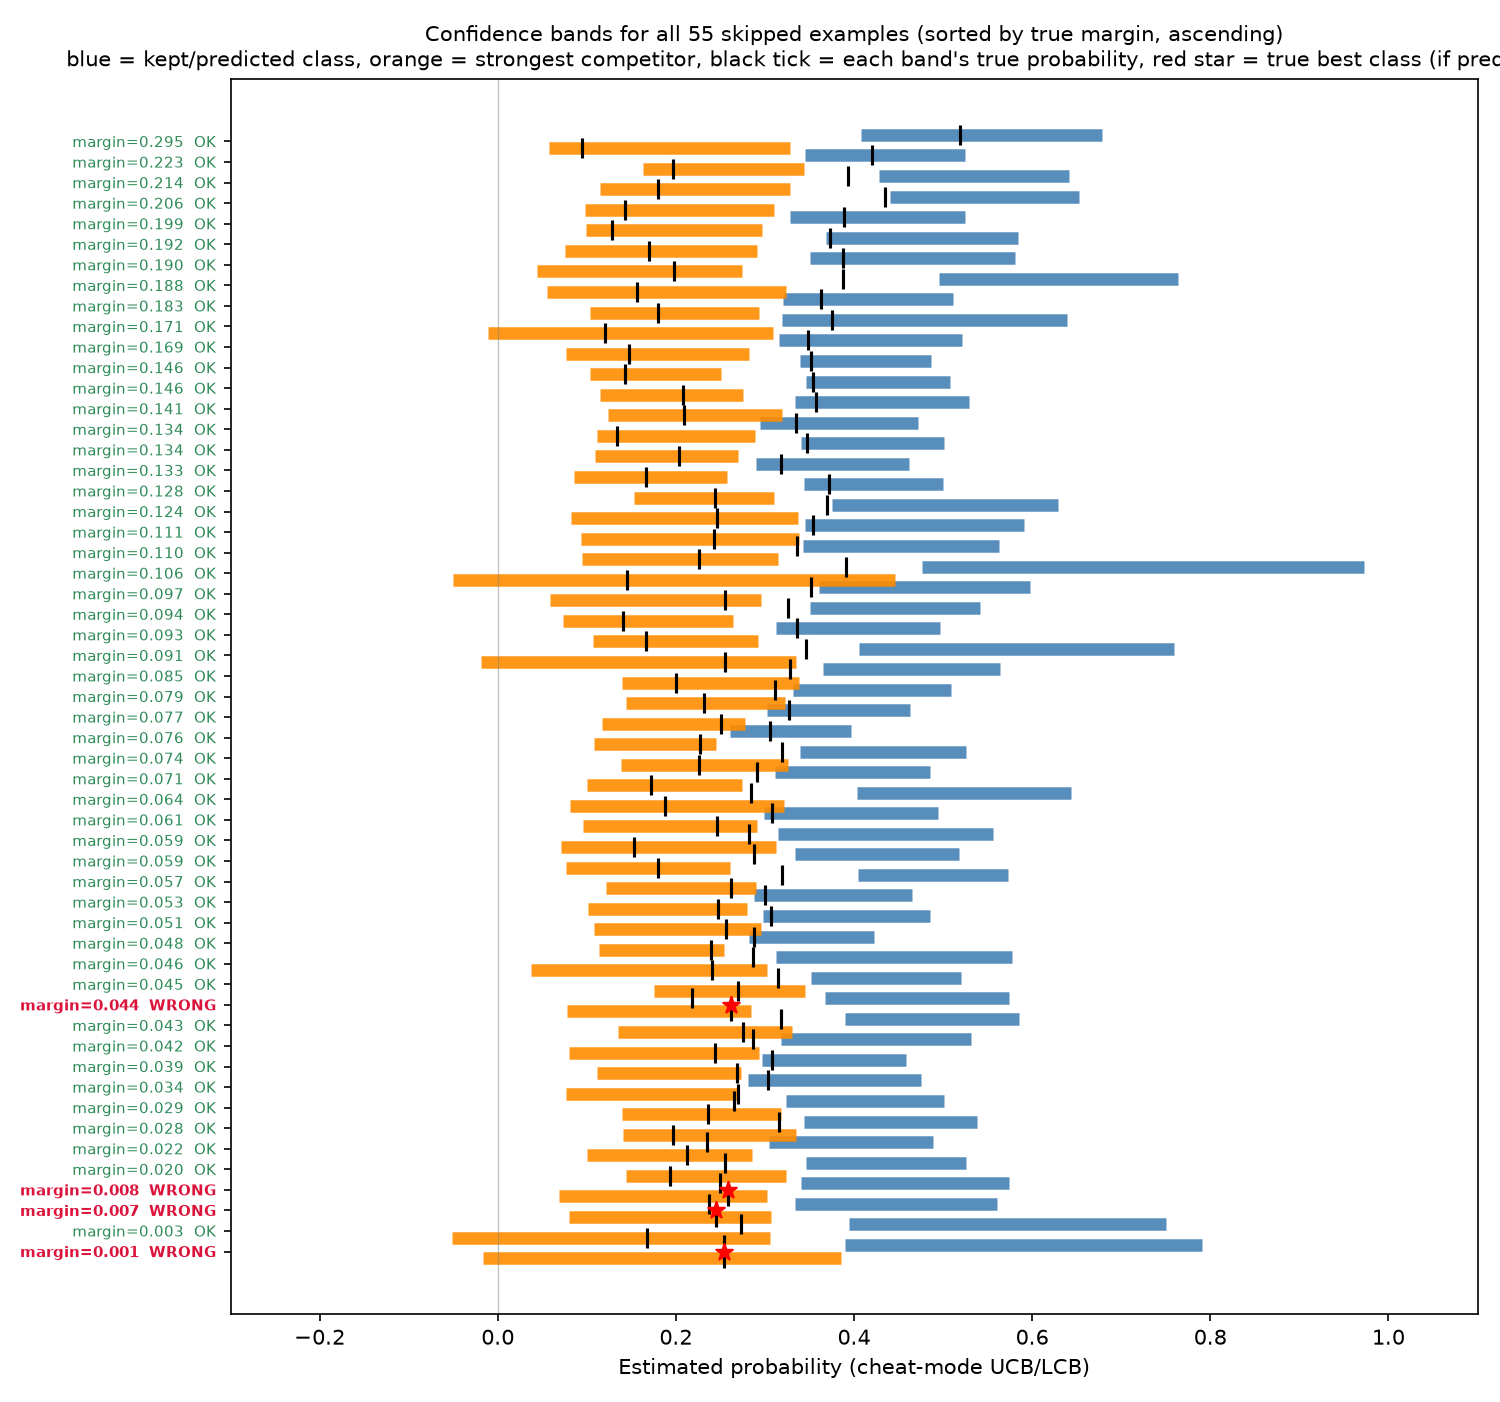

Reproduce this figure in Python.
"""
For every example COAL chose to SKIP (55 of them, in the standard
filtered+augmented cheat-mode run), show the actual confidence bands that
drove that decision: the estimated [LCB,UCB] for the class COAL kept as
"possibly optimal" (its prediction), and for the strongest remaining
competitor (highest UCB among the other classes) -- these are exactly the
two bands _should_query compares. Overlaid tick marks show the TRUE
probability of the predicted class and of the true Bayes-optimal class
(when they differ), so you can see directly whether the skip decision's
bands reflected reality or were an artifact of estimation noise.

Rows are sorted by true margin (ascending) and colored by whether the skip
was actually correct, so the smallest-margin / most dangerous skips are
grouped together at one end.
"""

import numpy as np
import matplotlib
matplotlib.use('Agg')
import matplotlib.pyplot as plt

from coal_cheat import CheatCOAL
from experiment_linear_synthetic_filtered import generate_filtered_dataset
from difficulty import margins


def diagram_skip_bands(delta=0.5, K=5, d=20, N=2000, seed=23):
    X, y, U, true_probs, n_rejected, n_drawn = generate_filtered_dataset(K=K, d=d, N=N, seed=seed)
    split = int(0.8 * N)
    X_train, y_train = X[:split], y[:split]
    T = len(X_train)
    X_train_aug = np.hstack([X_train, np.ones((T, 1))])

    all_p_train = np.array([true_probs(x) for x in X_train])
    margin_train = margins(all_p_train)
    true_best_train = np.argmax(all_p_train, axis=1)

    coal = CheatCOAL(K=K, d=d + 1, reg=1.0, delta=delta, burn_in=20)
    rows = []

    for i in range(T):
        all_fit = all(m.is_fit for m in coal.models)
        had_prediction = all_fit and (coal.step >= coal.burn_in)
        pred = coal.predict(X_train_aug[i]) if all_fit else None
        ucb, lcb = (coal._get_ucb_lcb(X_train_aug[i]) if had_prediction else (None, None))

        queried = coal.observe(X_train_aug[i], y_train[i], active=True)

        is_burn_in_force = (i < coal.burn_in) or (not all_fit)
        if had_prediction and not is_burn_in_force and not queried:
            # The two bands _should_query actually compares: the kept class
            # (highest LCB) and the strongest remaining competitor (highest
            # UCB among the rest).
            best_k = np.argmax(lcb)
            rest = [k for k in range(K) if k != best_k]
            runner_k = rest[np.argmax(ucb[rest])]
            rows.append(dict(
                margin=margin_train[i], correct=(pred == true_best_train[i]),
                best_k=best_k, lcb_best=lcb[best_k], ucb_best=ucb[best_k],
                true_best_p=all_p_train[i, best_k],
                runner_k=runner_k, lcb_runner=lcb[runner_k], ucb_runner=ucb[runner_k],
                true_runner_p=all_p_train[i, runner_k],
                true_best_class=true_best_train[i],
                true_best_class_p=all_p_train[i, true_best_train[i]],
            ))

    rows.sort(key=lambda r: r['margin'])
    n = len(rows)
    print(f"{n} skipped examples  ({sum(r['correct'] for r in rows)} correct, "
          f"{sum(not r['correct'] for r in rows)} wrong)")

    fig, ax = plt.subplots(figsize=(10, max(6, 0.17 * n)))
    bar_h = 0.32

    for row_i, r in enumerate(rows):
        y0 = row_i
        # kept ("predicted") class band -- top sub-bar
        ax.plot([r['lcb_best'], r['ucb_best']], [y0 + bar_h, y0 + bar_h], lw=6,
                color='steelblue', solid_capstyle='butt', alpha=0.9)
        ax.scatter([r['true_best_p']], [y0 + bar_h], color='black', marker='|', s=90, zorder=5)

        # strongest competitor band -- bottom sub-bar
        ax.plot([r['lcb_runner'], r['ucb_runner']], [y0 - bar_h, y0 - bar_h], lw=6,
                color='darkorange', solid_capstyle='butt', alpha=0.9)
        ax.scatter([r['true_runner_p']], [y0 - bar_h], color='black', marker='|', s=90, zorder=5)

        # if the prediction was wrong, mark where the TRUE best class actually sat
        if not r['correct']:
            ax.scatter([r['true_best_class_p']], [y0], color='red', marker='*', s=70, zorder=6)

    ax.axvline(0, color='gray', lw=0.6, alpha=0.5)
    ylabels = [f"margin={r['margin']:.3f}  {'OK' if r['correct'] else 'WRONG'}" for r in rows]
    ax.set_yticks(range(n))
    ax.set_yticklabels(ylabels, fontsize=7)
    for tick, r in zip(ax.get_yticklabels(), rows):
        tick.set_color('seagreen' if r['correct'] else 'crimson')
        if not r['correct']:
            tick.set_fontweight('bold')

    ax.set_xlabel('Estimated probability (cheat-mode UCB/LCB)')
    ax.set_title(f"Confidence bands for all {n} skipped examples (sorted by true margin, ascending)\n"
                 "blue = kept/predicted class, orange = strongest competitor, "
                 "black tick = each band's true probability, red star = true best class (if prediction wrong)",
                 fontsize=10)
    ax.set_xlim(-0.3, 1.1)
    fig.tight_layout()
    out = 'skip_bands_diagram.png'
    fig.savefig(out, dpi=150)
    print(f"Saved: {out}")


if __name__ == '__main__':
    diagram_skip_bands()
